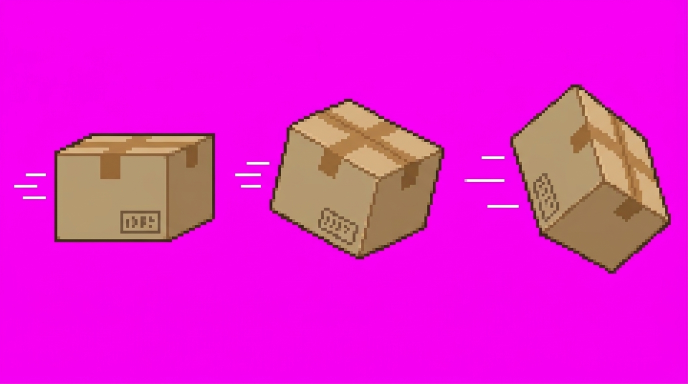
#> input picture assets/characters/porte/sorgenti/scatola.jpeg, 1376 x 768 px (shown at 1/2 size)
$ python build_porte_special.py
#> lines starting #> are read from the running program, lines starting #| are printed output that depends on the picture; after the words box and inside, x2 and y2 are one past the last pixel; in counts of white or black regions, pixels touching at a corner belong together
### tools/spritekey.py
import numpy as np
from PIL import Image
from scipy import ndimage as nd
def key(path):
    a=np.asarray(Image.open(path).convert('RGB')).astype(np.float32)
    R,G,B=a[...,0],a[...,1],a[...,2]
    m=np.minimum(R,B)-G
    al=np.clip(1-(m-35)/70,0,1)
    s=np.clip(m,0,None)
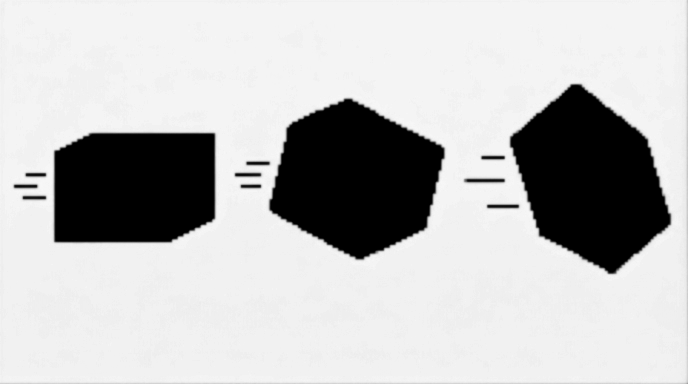
#> s: shape (768, 1376) float32 (shown at 1/2 size); min 0, max 249, mean 190.1
    out=np.empty(a.shape[:2]+(4,),np.float32)
    out[...,0]=np.clip(R-s,0,255);out[...,1]=G;out[...,2]=np.clip(B-s,0,255);out[...,3]=al*255
#> after `out[..., 0] = np.clip(R - s, 0, 255)`: out: shape (768, 1376, 4) float32; 0% of the values are NaN or infinite; the others: min -3.23e+38, max 3.4e+38, mean nan
#> after `out[..., 2] = np.clip(B - s, 0, 255)`: out: shape (768, 1376, 4) float32; 0% of the values are NaN or infinite; the others: min -4.04e+34, max 3.4e+38, mean inf
    return out
# [14 lines left out: function segs, not called in this run]
def figures(out,minarea=3000):
#> called with minarea = 3000
    msk=out[...,3]>40
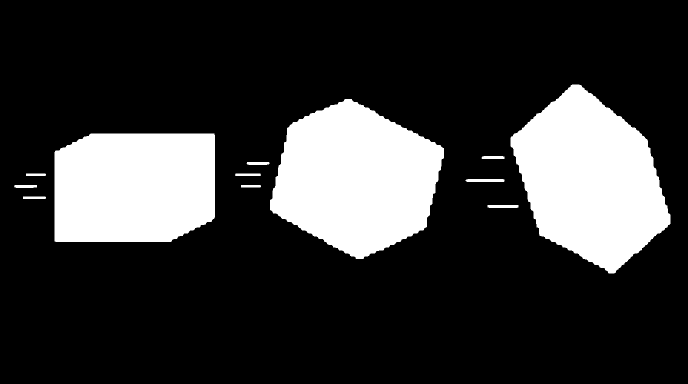
#> msk: shape (768, 1376) bool (shown at 1/2 size); 21% white; 12 white regions, largest, box (x1, y1, x2, y2) and area: (540, 198, 888, 518) 77048, (1021, 169, 1341, 547) 76734, (109, 267, 430, 484) 66154
    dil=nd.binary_dilation(msk,iterations=3)
#> dil: shape (768, 1376) bool; 22.2% white; 12 white regions, largest, box (x1, y1, x2, y2) and area: (537, 195, 891, 521) 80156, (1018, 166, 1344, 550) 79805, (106, 264, 433, 487) 69195
    lab,n=nd.label(dil)
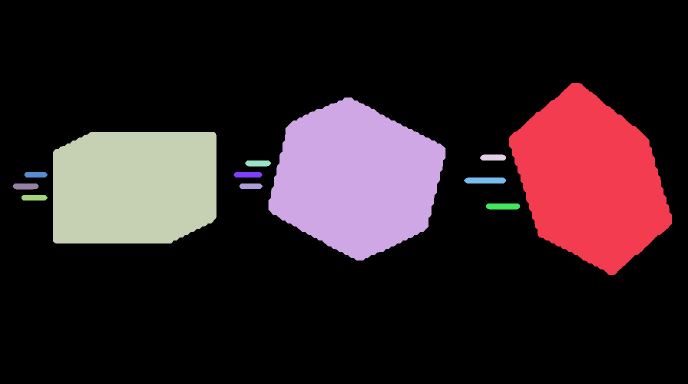
#> lab: shape (768, 1376) int32 (shown at 1/2 size); 13 distinct labels, from 0 to 12; one colour per label, 0 black
#> n = 12
    objs=nd.find_objects(lab)
#> objs = 12 items
    areas=nd.sum(msk,lab,range(1,n+1))
#> areas = [76734, 77048, 66154, 266, 261, 198, 254, 456, 261, 198, 228, 367]
    big=[i+1 for i in range(n) if areas[i]>=minarea and (objs[i][1].stop-objs[i][1].start)>20 and (objs[i][0].stop-objs[i][0].start)>20]
#> big = [1, 2, 3]
    cen={b:nd.center_of_mass(msk,lab,b) for b in big}
#> cen = {1: (359.8, 1180.5), 2: (357.6, 711.6), 3: (374, 267.7)}
    assign=np.zeros(n+1,int)
#> assign = [0, 0, 0, 0, 0, 0, 0, 0, 0, 0, 0, 0, 0]
    for i in range(1,n+1):
        if i in big: assign[i]=i;continue
        if areas[i-1]<25: continue
        cy,cx=nd.center_of_mass(msk,lab,i)
        assign[i]=min(big,key=lambda b:(cen[b][0]-cy)**2+(cen[b][1]-cx)**2)
#> this loop made 12 passes
#> (cy, cx) on passes 4 to 12: (314.6, 985.8), (326.4, 515.6), (349, 71.3), (349, 495.5), (360.5, 970), (372.4, 50.64), (372, 501.3), (395, 68.3), (412.5, 1005.6)
#> after the loop, assign = [0, 1, 2, 3, 1, 2, 3, 2, 1, 3, 2, 3, 1]
    lab2=assign[lab]
#> lab2: shape (768, 1376) int64; 4 distinct labels, from 0 to 3
    figs=[]
    for b in big:
        m=(lab2==b)&dil
        ys,xs=np.where(m&msk)
        figs.append(dict(id=b,x0=xs.min(),x1=xs.max(),y0=ys.min(),y1=ys.max(),mask=m))
#> this loop made 3 passes
#> after the loop, figs = 3 items
    figs.sort(key=lambda f:(f['x0']))
    return figs
def crop(out,f,pad=0):
    o=out.copy();o[...,3]*=f['mask']
    return o[f['y0']-pad:f['y1']+1+pad,f['x0']-pad:f['x1']+1+pad]

### tools/spritebuild.py
"""Strumenti comuni per generare i fogli sprite dei personaggi dalle tavole su sfondo magenta.

Formato prodotto (quello letto da index.html, SPRSET): un PNG per animazione, <nome>-<animazione>.png,
frame affiancati a larghezza uguale, personaggio rivolto a destra, piedi sul bordo inferiore,
corpo in piedi alto circa 400 px. I frame sono allineati sul busto, cosi' non "ballano".
"""
import os
import numpy as np
from PIL import Image
from spritekey import key, figures

SPRITE_H = 400
LEFT_PAD = 2


class Builder:
    # [31 lines left out: functions __init__, _sheet, fig, sheet, not called in this run]


def frame_from_mask(o, m, k):
    """Ritaglia dalla tavola RGBA o i pixel della maschera m, scala di k e calcola l'ancora sul busto.
    Restituisce dict(px=RGBA float32, ax=x dell'ancora)."""
    ys, xs = np.where(m & (o[..., 3] > 40))
    y0, y1, x0, x1 = ys.min(), ys.max(), xs.min(), xs.max()
    c = o.copy()
    c[..., 3] *= m
    c = c[y0:y1 + 1, x0:x1 + 1]
    h, w = c.shape[:2]
    a = c[..., 3:4] / 255.0
    pm = np.concatenate([c[..., :3] * a, c[..., 3:4]], -1)  # alpha premoltiplicata per il resize
    im = Image.fromarray(np.clip(pm, 0, 255).astype(np.uint8), 'RGBA')
    im = im.resize((max(1, round(w * k)), max(1, round(h * k))), Image.LANCZOS)
    r = np.asarray(im).astype(np.float32)
    al = r[..., 3:4]
    rgb = np.where(al > 0, r[..., :3] * 255.0 / np.maximum(al, 1), 0)
    r = np.concatenate([np.clip(rgb, 0, 255), al], -1)
    r[r[..., 3] < 8] = 0
    # ancora orizzontale: mediana x dei pixel del busto (fascia 30-60% dell'altezza)
    band = r[int(r.shape[0] * .30):int(r.shape[0] * .60), :, 3] > 128
    ax = float(np.median(np.where(band)[1])) if band.any() else r.shape[1] / 2
    return dict(px=r, ax=ax)


# [23 lines left out: function write_sheet, not called in this run]

### tools/build_porte_special.py
"""Proiettile della speciale di PORTE: la scatola di cartone che vola ruotando.

Sorgente: assets/characters/porte/sorgenti/scatola.jpeg, 3 disegni in fila (scatola ruotata di 0, 30 e
60 gradi, con le linee di movimento a sinistra). Scrive porte-box.png: 3 celle uguali con la scatola
centrata (le linee di movimento staccate si uniscono alla scatola alla loro destra). In gioco i 3
fotogrammi si ripetono e la scatola sembra rotolare in aria.
Stampa pjh e pjy per SPRSET. Le pose della speciale si fanno con tools/build_special.py.

Uso: python3 -B tools/build_porte_special.py [--larga PX] [--sc 1]"""
import argparse
import os
import sys

import numpy as np
from PIL import Image

HERE = os.path.dirname(os.path.abspath(__file__))
sys.path.insert(0, HERE)
from spritekey import key, figures                       # noqa: E402
from spritebuild import frame_from_mask, SPRITE_H        # noqa: E402

DIR = os.path.join(HERE, '..', 'assets', 'characters', 'porte')
SPR_WORLD = 0.55 * 384 / 2      # altezza in gioco di uno sprite alto SPRITE_H (SPR_H in index.html)


def main():
    ap = argparse.ArgumentParser(description=__doc__, formatter_class=argparse.RawDescriptionHelpFormatter)
    ap.add_argument('--larga', type=float, default=110, help='larghezza della scatola dritta (1o disegno), px sprite')
    ap.add_argument('--sc', type=float, default=1.0, help='scala del personaggio in SPRSET (sc)')
    a = ap.parse_args()
    o = key(os.path.join(DIR, 'sorgenti', 'scatola.jpeg'))
    allf = figures(o)
#> allf = 3 items
    big = max(f['mask'].sum() for f in allf)
#> big = 82118
    boxes = sorted([f for f in allf if f['mask'].sum() > 0.3 * big], key=lambda f: f['x0'])
#> boxes = 3 items
    if len(boxes) != 3:
        sys.exit('ERRORE: attese 3 scatole, trovate %d. Nessun file scritto.' % len(boxes))
    for f in allf:
        if any(f is b for b in boxes):
            continue
        cx = (f['x0'] + f['x1']) / 2
        right = [b for b in boxes if b['x0'] >= cx - 20]
        if right:
            b = min(right, key=lambda b: b['x0'])
            b['mask'] = b['mask'] | f['mask']
    k = a.larga / (boxes[0]['x1'] - boxes[0]['x0'])
#> k = 0.274
    frames = []
    for b in boxes:
        fr = frame_from_mask(o, b['mask'], k)['px']
        # centro della scatola = centro dei pixel marroni (le linee bianche non contano)
        R, G, B, A = (fr[..., i] for i in range(4))
        brown = (A > 128) & (R > G) & (G > B) & (R - B > 30)
        ys, xs = np.where(brown)
        frames.append((fr, xs.mean(), ys.mean()))
#> this loop made 3 passes
#> (y0 in frame_from_mask, y1 in frame_from_mask, x0 in frame_from_mask, x1 in frame_from_mask, h in frame_from_mask, w in frame_from_mask, ax in frame_from_mask) on passes 1 to 3: (267, 483, 28, 429, 217, 402, 64), (198, 517, 470, 887, 320, 418, 67), (169, 546, 931, 1340, 378, 410, 65)
#> pass 1, in frame_from_mask, `c = c[y0:y1 + 1, x0:x1 + 1]`:
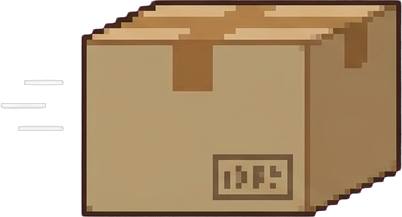
#> c: shape (217, 402, 4) float32; mean of channels 0, 1, 2, 3 126.2, 101.8, 72.1, 193.8; transparent parts drawn white
#> pass 1, in frame_from_mask, `a = c[..., 3:4] / 255.0`:
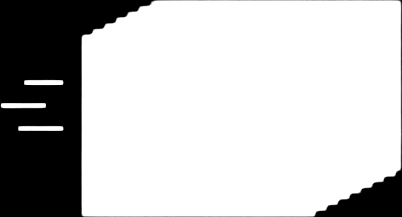
#> a: shape (217, 402, 1) float32; min 0, max 1, mean 0.76
#> after the loop:
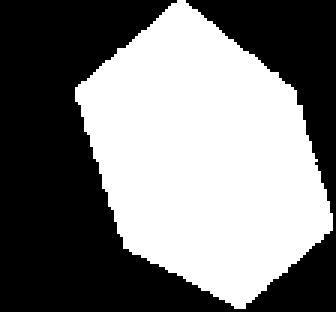
#> brown: shape (104, 112) bool (shown 3 times larger); 48.2% white; 1 white region, box (x1, y1, x2, y2) and area: (25, 0, 111, 103) 5612
#> after the loop, frames = 3 items
    hw = max(max(cx, fr.shape[1] - cx) for fr, cx, cy in frames) + 2
#> hw = 69.73
    hh = max(max(cy, fr.shape[0] - cy) for fr, cx, cy in frames) + 2
#> hh = 54.05
    cw, ch = int(np.ceil(2 * hw)), int(np.ceil(2 * hh))
#> cw = 140; ch = 109
    out = np.zeros((ch, cw * 3, 4), np.float32)
    for i, (fr, cx, cy) in enumerate(frames):
        x, y = int(round(i * cw + hw - cx)), int(round(hh - cy))
        out[y:y + fr.shape[0], x:x + fr.shape[1]] = fr
#> this loop made 3 passes
#> (cx, cy, x, y) on passes 1 to 3: (65.38, 29.2, 4, 25), (66.15, 43.52, 144, 11), (67.73, 52.05, 282, 2)
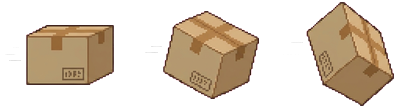
#> out: shape (109, 420, 4) float32; mean of channels 0, 1, 2, 3 62.6, 49.9, 35.7, 92.7; transparent parts drawn white
    Image.fromarray(np.clip(out, 0, 255).astype(np.uint8), 'RGBA').save(os.path.join(DIR, 'porte-box.png'), optimize=True)
    kw = SPR_WORLD / SPRITE_H * a.sc
    print('porte-box.png: 3 fotogrammi, celle %dx%d, scala %.3f' % (cw, ch, k))
#| porte-box.png: 3 fotogrammi, celle 140x109, scala 0.274
    print('SPRSET: pjn:3,pjh:%.1f,pjy:%.1f' % (ch * kw, -hh * kw))
#| SPRSET: pjn:3,pjh:28.8,pjy:-14.3


if __name__ == '__main__':
    main()
